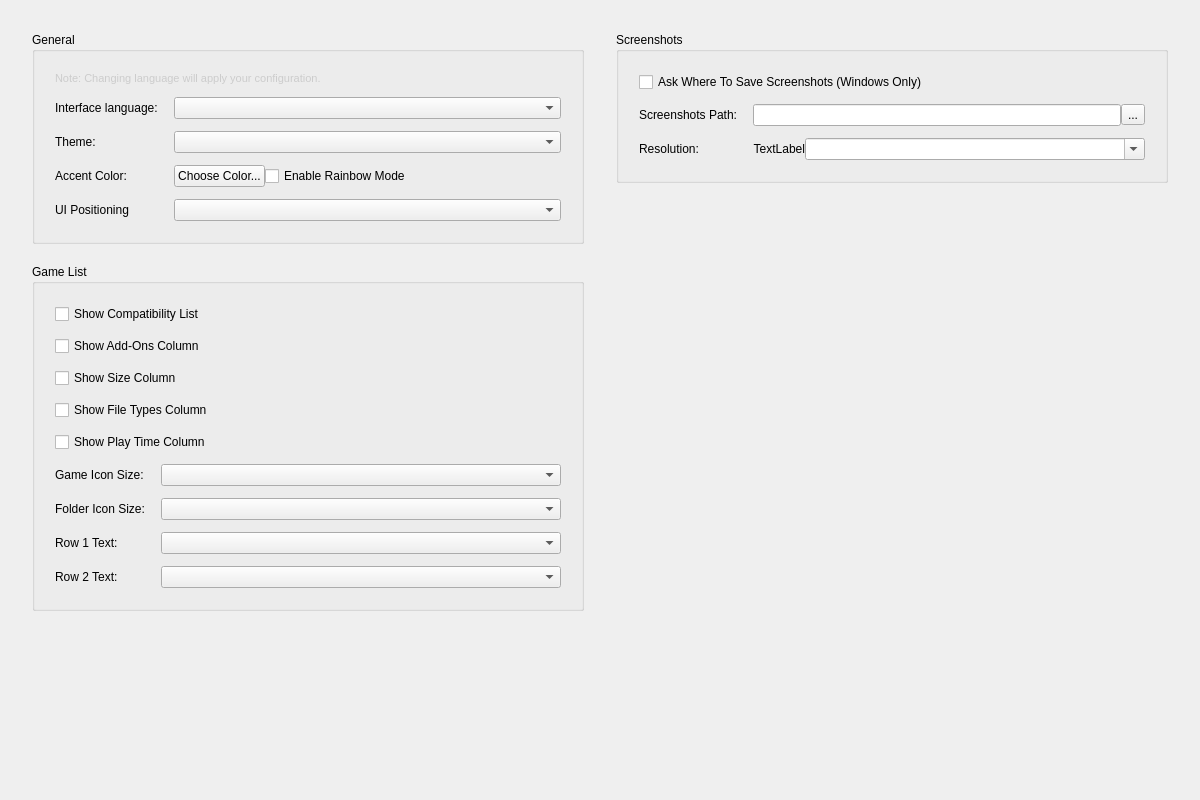
<?xml version="1.0" encoding="UTF-8"?>
<ui version="4.0">
    <class>ConfigureUi</class>
    <widget class="QWidget" name="ConfigureUi">
        <property name="geometry">
            <rect>
                <x>0</x>
                <y>0</y>
                <width>1200</width>
                <height>800</height>
            </rect>
        </property>
        <property name="minimumSize">
            <size>
                <width>700</width>
                <height>600</height>
            </size>
        </property>
        <property name="windowTitle">
            <string>Form</string>
        </property>
        <property name="accessibleName">
            <string>UI</string>
        </property>
        <property name="styleSheet">
            <string>/* This stylesheet is a template. Placeholders like %%ACCENT_COLOR%% are replaced in C++. */</string>
        </property>
        <layout class="QHBoxLayout" name="mainHorizontalLayout">
            <property name="spacing">
                <number>32</number>
            </property>
            <property name="leftMargin">
                <number>32</number>
            </property>
            <property name="topMargin">
                <number>32</number>
            </property>
            <property name="rightMargin">
                <number>32</number>
            </property>
            <property name="bottomMargin">
                <number>32</number>
            </property>
            <item>
                <layout class="QVBoxLayout" name="leftColumnLayout">
                    <property name="spacing">
                        <number>20</number>
                    </property>
                    <item>
                        <widget class="QGroupBox" name="general_groupBox">
                            <property name="sizePolicy">
                                <sizepolicy hsizetype="MinimumExpanding" vsizetype="Preferred">
                                    <horstretch>0</horstretch>
                                    <verstretch>0</verstretch>
                                </sizepolicy>
                            </property>
                            <property name="title">
                                <string>General</string>
                            </property>
                            <layout class="QFormLayout" name="generalFormLayout">
                                <property name="horizontalSpacing">
                                    <number>16</number>
                                </property>
                                <property name="verticalSpacing">
                                    <number>12</number>
                                </property>
                                <property name="leftMargin">
                                    <number>20</number>
                                </property>
                                <property name="topMargin">
                                    <number>20</number>
                                </property>
                                <property name="rightMargin">
                                    <number>20</number>
                                </property>
                                <property name="bottomMargin">
                                    <number>20</number>
                                </property>
                                <item row="0" column="0" colspan="2">
                                    <widget class="QLabel" name="label_change_language_info">
                                        <property name="text">
                                            <string>Note: Changing language will apply your configuration.</string>
                                        </property>
                                        <property name="wordWrap">
                                            <bool>true</bool>
                                        </property>
                                        <property name="styleSheet">
                                            <string>color: #cccccc; font-size: 11px;</string>
                                        </property>
                                    </widget>
                                </item>
                                <item row="1" column="0">
                                    <widget class="QLabel" name="language_label">
                                        <property name="text">
                                            <string>Interface language:</string>
                                        </property>
                                    </widget>
                                </item>
                                <item row="1" column="1">
                                    <widget class="QComboBox" name="language_combobox">
                                        <property name="sizePolicy">
                                            <sizepolicy hsizetype="Expanding" vsizetype="Fixed">
                                                <horstretch>0</horstretch>
                                                <verstretch>0</verstretch>
                                            </sizepolicy>
                                        </property>
                                    </widget>
                                </item>
                                <item row="2" column="0">
                                    <widget class="QLabel" name="theme_label">
                                        <property name="text">
                                            <string>Theme:</string>
                                        </property>
                                    </widget>
                                </item>
                                <item row="2" column="1">
                                    <widget class="QComboBox" name="theme_combobox">
                                        <property name="sizePolicy">
                                            <sizepolicy hsizetype="Expanding" vsizetype="Fixed">
                                                <horstretch>0</horstretch>
                                                <verstretch>0</verstretch>
                                            </sizepolicy>
                                        </property>
                                    </widget>
                                </item>
                                <item row="3" column="0">
                                    <widget class="QLabel" name="accentColorLabel">
                                        <property name="text">
                                            <string>Accent Color:</string>
                                        </property>
                                    </widget>
                                </item>
                                <item row="3" column="1">
                                    <layout class="QHBoxLayout" name="accentColorLayout">
                                        <item>
                                            <widget class="QPushButton" name="accentColorButton">
                                                <property name="text">
                                                    <string>Choose Color...</string>
                                                </property>
                                            </widget>
                                        </item>
                                        <item>
                                            <widget class="QCheckBox" name="rainbowModeCheckBox">
                                                <property name="text">
                                                    <string>Enable Rainbow Mode</string>
                                                </property>
                                            </widget>
                                        </item>
                                        <item>
                                            <spacer name="horizontalSpacer">
                                                <property name="orientation">
                                                    <enum>Qt::Horizontal</enum>
                                                </property>
                                                <property name="sizeHint" stdset="0">
                                                    <size>
                                                        <width>40</width>
                                                        <height>20</height>
                                                    </size>
                                                </property>
                                            </spacer>
                                        </item>
                                    </layout>
                                </item>
                                <item row="4" column="0">
                                    <widget class="QLabel" name="label">
                                        <property name="text">
                                            <string>UI Positioning</string>
                                        </property>
                                    </widget>
                                </item>
                                <item row="4" column="1">
                                    <widget class="QComboBox" name="ui_positioning_combo">
                                        <property name="sizePolicy">
                                            <sizepolicy hsizetype="Expanding" vsizetype="Fixed">
                                                <horstretch>0</horstretch>
                                                <verstretch>0</verstretch>
                                            </sizepolicy>
                                        </property>
                                    </widget>
                                </item>
                            </layout>
                        </widget>
                    </item>
                    <item>
                        <widget class="QGroupBox" name="GameListGroupBox">
                            <property name="sizePolicy">
                                <sizepolicy hsizetype="MinimumExpanding" vsizetype="Preferred">
                                    <horstretch>0</horstretch>
                                    <verstretch>0</verstretch>
                                </sizepolicy>
                            </property>
                            <property name="title">
                                <string>Game List</string>
                            </property>
                            <layout class="QFormLayout" name="gameListFormLayout">
                                <property name="horizontalSpacing">
                                    <number>16</number>
                                </property>
                                <property name="verticalSpacing">
                                    <number>12</number>
                                </property>
                                <property name="leftMargin">
                                    <number>20</number>
                                </property>
                                <property name="topMargin">
                                    <number>20</number>
                                </property>
                                <property name="rightMargin">
                                    <number>20</number>
                                </property>
                                <property name="bottomMargin">
                                    <number>20</number>
                                </property>
                                <item row="0" column="0" colspan="2">
                                    <widget class="QCheckBox" name="show_compat">
                                        <property name="text">
                                            <string>Show Compatibility List</string>
                                        </property>
                                    </widget>
                                </item>
                                <item row="1" column="0" colspan="2">
                                    <widget class="QCheckBox" name="show_add_ons">
                                        <property name="text">
                                            <string>Show Add-Ons Column</string>
                                        </property>
                                    </widget>
                                </item>
                                <item row="2" column="0" colspan="2">
                                    <widget class="QCheckBox" name="show_size">
                                        <property name="text">
                                            <string>Show Size Column</string>
                                        </property>
                                    </widget>
                                </item>
                                <item row="3" column="0" colspan="2">
                                    <widget class="QCheckBox" name="show_types">
                                        <property name="text">
                                            <string>Show File Types Column</string>
                                        </property>
                                    </widget>
                                </item>
                                <item row="4" column="0" colspan="2">
                                    <widget class="QCheckBox" name="show_play_time">
                                        <property name="text">
                                            <string>Show Play Time Column</string>
                                        </property>
                                    </widget>
                                </item>
                                <item row="5" column="0">
                                    <widget class="QLabel" name="game_icon_size_label">
                                        <property name="text">
                                            <string>Game Icon Size:</string>
                                        </property>
                                    </widget>
                                </item>
                                <item row="5" column="1">
                                    <widget class="QComboBox" name="game_icon_size_combobox">
                                        <property name="sizePolicy">
                                            <sizepolicy hsizetype="Expanding" vsizetype="Fixed">
                                                <horstretch>0</horstretch>
                                                <verstretch>0</verstretch>
                                            </sizepolicy>
                                        </property>
                                    </widget>
                                </item>
                                <item row="6" column="0">
                                    <widget class="QLabel" name="folder_icon_size_label">
                                        <property name="text">
                                            <string>Folder Icon Size:</string>
                                        </property>
                                    </widget>
                                </item>
                                <item row="6" column="1">
                                    <widget class="QComboBox" name="folder_icon_size_combobox">
                                        <property name="sizePolicy">
                                            <sizepolicy hsizetype="Expanding" vsizetype="Fixed">
                                                <horstretch>0</horstretch>
                                                <verstretch>0</verstretch>
                                            </sizepolicy>
                                        </property>
                                    </widget>
                                </item>
                                <item row="7" column="0">
                                    <widget class="QLabel" name="row_1_label">
                                        <property name="text">
                                            <string>Row 1 Text:</string>
                                        </property>
                                    </widget>
                                </item>
                                <item row="7" column="1">
                                    <widget class="QComboBox" name="row_1_text_combobox">
                                        <property name="sizePolicy">
                                            <sizepolicy hsizetype="Expanding" vsizetype="Fixed">
                                                <horstretch>0</horstretch>
                                                <verstretch>0</verstretch>
                                            </sizepolicy>
                                        </property>
                                    </widget>
                                </item>
                                <item row="8" column="0">
                                    <widget class="QLabel" name="row_2_label">
                                        <property name="text">
                                            <string>Row 2 Text:</string>
                                        </property>
                                    </widget>
                                </item>
                                <item row="8" column="1">
                                    <widget class="QComboBox" name="row_2_text_combobox">
                                        <property name="sizePolicy">
                                            <sizepolicy hsizetype="Expanding" vsizetype="Fixed">
                                                <horstretch>0</horstretch>
                                                <verstretch>0</verstretch>
                                            </sizepolicy>
                                        </property>
                                    </widget>
                                </item>
                            </layout>
                        </widget>
                    </item>
                    <item>
                        <spacer name="leftVerticalSpacer">
                            <property name="orientation">
                                <enum>Qt::Vertical</enum>
                            </property>
                            <property name="sizeHint" stdset="0">
                                <size>
                                    <width>20</width>
                                    <height>40</height>
                                </size>
                            </property>
                        </spacer>
                    </item>
                </layout>
            </item>
            <item>
                <layout class="QVBoxLayout" name="rightColumnLayout">
                    <property name="spacing">
                        <number>20</number>
                    </property>
                    <item>
                        <widget class="QGroupBox" name="screenshots_GroupBox">
                            <property name="sizePolicy">
                                <sizepolicy hsizetype="MinimumExpanding" vsizetype="Preferred">
                                    <horstretch>0</horstretch>
                                    <verstretch>0</verstretch>
                                </sizepolicy>
                            </property>
                            <property name="title">
                                <string>Screenshots</string>
                            </property>
                            <layout class="QFormLayout" name="screenshotsFormLayout">
                                <property name="horizontalSpacing">
                                    <number>16</number>
                                </property>
                                <property name="verticalSpacing">
                                    <number>12</number>
                                </property>
                                <property name="leftMargin">
                                    <number>20</number>
                                </property>
                                <property name="topMargin">
                                    <number>20</number>
                                </property>
                                <property name="rightMargin">
                                    <number>20</number>
                                </property>
                                <property name="bottomMargin">
                                    <number>20</number>
                                </property>
                                <item row="0" column="0" colspan="2">
                                    <widget class="QCheckBox" name="enable_screenshot_save_as">
                                        <property name="text">
                                            <string>Ask Where To Save Screenshots (Windows Only)</string>
                                        </property>
                                    </widget>
                                </item>
                                <item row="1" column="0">
                                    <widget class="QLabel" name="screenshot_path_label">
                                        <property name="text">
                                            <string>Screenshots Path:</string>
                                        </property>
                                    </widget>
                                </item>
                                <item row="1" column="1">
                                    <layout class="QHBoxLayout" name="screenshotPathLayout">
                                        <item>
                                            <widget class="QLineEdit" name="screenshot_path_edit">
                                                <property name="sizePolicy">
                                                    <sizepolicy hsizetype="Expanding" vsizetype="Fixed">
                                                        <horstretch>0</horstretch>
                                                        <verstretch>0</verstretch>
                                                    </sizepolicy>
                                                </property>
                                            </widget>
                                        </item>
                                        <item>
                                            <widget class="QToolButton" name="screenshot_path_button">
                                                <property name="text">
                                                    <string>...</string>
                                                </property>
                                            </widget>
                                        </item>
                                    </layout>
                                </item>
                                <item row="2" column="0">
                                    <widget class="QLabel" name="resolution_label">
                                        <property name="text">
                                            <string>Resolution:</string>
                                        </property>
                                    </widget>
                                </item>
                                <item row="2" column="1">
                                    <layout class="QHBoxLayout" name="resolutionLayout">
                                        <item>
                                            <widget class="QLabel" name="screenshot_width">
                                                <property name="text">
                                                    <string>TextLabel</string>
                                                </property>
                                                <property name="alignment">
                                                    <set>Qt::AlignRight|Qt::AlignTrailing|Qt::AlignVCenter</set>
                                                </property>
                                                <property name="wordWrap">
                                                    <bool>true</bool>
                                                </property>
                                            </widget>
                                        </item>
                                        <item>
                                            <widget class="QComboBox" name="screenshot_height">
                                                <property name="sizePolicy">
                                                    <sizepolicy hsizetype="MinimumExpanding" vsizetype="Fixed">
                                                        <horstretch>0</horstretch>
                                                        <verstretch>0</verstretch>
                                                    </sizepolicy>
                                                </property>
                                                <property name="editable">
                                                    <bool>true</bool>
                                                </property>
                                            </widget>
                                        </item>
                                    </layout>
                                </item>
                            </layout>
                        </widget>
                    </item>
                    <item>
                        <spacer name="rightVerticalSpacer">
                            <property name="orientation">
                                <enum>Qt::Vertical</enum>
                            </property>
                            <property name="sizeHint" stdset="0">
                                <size>
                                    <width>20</width>
                                    <height>40</height>
                                </size>
                            </property>
                        </spacer>
                    </item>
                </layout>
            </item>
        </layout>
    </widget>
    <resources/>
    <connections/>
</ui>
